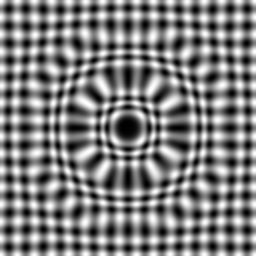
#> input picture Analisis FCD/Images/test image displaced.tiff, 256 x 256 px
$ python -i find_peaks.py   (imports and definitions only)
#> lines starting #> are read from the running program, lines starting #| are printed output that depends on the picture; after the words box and inside, x2 and y2 are one past the last pixel; in counts of white or black regions, pixels touching at a corner belong together
#> further down, picture is the input picture: shape (256, 256); min 0, max 254, mean 126.4
### Analisis FCD/pyfcd/kspace.py
import functools

import numpy as np
from numpy.fft import fftshift, fftfreq


@functools.lru_cache
def pixel2kspace_func(img_shape, cal=1):
    k_space_rows = fftshift(fftfreq(img_shape[0], cal / (2.0 * np.pi)))
    k_space_cols = fftshift(fftfreq(img_shape[1], cal / (2.0 * np.pi)))
    return lambda p: np.array([k_space_rows[p[0]], k_space_cols[p[1]]])


def pixel2kspace(img_shape, location, cal=1):
    return pixel2kspace_func(img_shape, cal)(location)

### Analisis FCD/pyfcd/find_peaks.py
import imageio
import numpy as np
from numpy import array
from scipy.fft import fft2, fftshift, fftfreq
from skimage.measure import regionprops, label

from pyfcd.kspace import pixel2kspace


def peaks(img: array, thresshold, no_peaks, subpixel=False):
    if subpixel:
        raise NotImplementedError()

    blob_img = img > thresshold

    # make the borders false
    blob_img[0] *= False
    blob_img[-1] *= False
    blob_img[..., 0] *= False
    blob_img[..., -1] *= False

    blob_data = regionprops(label(blob_img.astype(np.uint8)))

    def blob_max_pixel_intensity(blob):
        pixels_with_coords = [(img[tuple(c)], c) for c in blob.coords]
        return max(pixels_with_coords, key=lambda x: x[0])

    blobs_with_max_intensity_and_coord = [blob_max_pixel_intensity(blob) for blob in blob_data]
    sorted_blobs = sorted(blobs_with_max_intensity_and_coord, key=lambda x: x[0])
    return [peak[1] for peak in sorted_blobs[:no_peaks]] # return the coordinates


def find_peaks(img):
    i_fft = fftshift(np.abs(fft2(img - np.mean(img))))

    #TODO: optimize by doing calculating the radius in pixels, and use the disc function in skimage.draw, like in fcd.py:mask()
    def highpass_mask():
        k_space_rows = fftshift(fftfreq(i_fft.shape[0], 1 / (2.0 * np.pi)))
#> k_space_rows = 256 values from -3.14 to 3.12
        k_space_cols = fftshift(fftfreq(i_fft.shape[1], 1 / (2.0 * np.pi)))
#> k_space_cols = 256 values from -3.14 to 3.12
        kmin = 4 * np.pi / min(img.shape)
        wavenumbers_mesh = np.meshgrid(k_space_rows, k_space_cols, indexing='ij')
        return (wavenumbers_mesh[0]**2 + wavenumbers_mesh[1]**2) > kmin**2

    i_fft *= highpass_mask()
#> i_fft: shape (256, 256) float64; min 0, max 1596771.2, mean 1499.8
    threshold = 0.5 * np.max(i_fft)
#> threshold = 798385.6

    peak_locations = peaks(i_fft, threshold, 4)
#> in peaks, `blob_img = img > thresshold`:
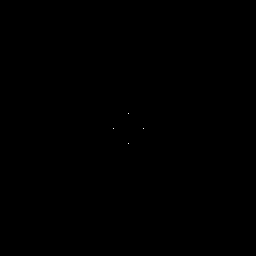
#> blob_img: shape (256, 256) bool; 0.01% white in thin lines or dots, all inside (x1, y1, x2, y2) = (113, 113, 144, 144)
#> in peaks, `blob_data = regionprops(label(blob_img.astype(np.uint8)))`: blob_data = 4 regions; box (x1, y1, x2, y2) and area: (128, 113, 129, 114) 1, (113, 128, 114, 129) 1, (143, 128, 144, 129) 1, (128, 143, 129, 144) 1
#> in peaks, `blobs_with_max_intensity_and_coord = [blob_max_pixel_intensity(blob) f..`: blobs_with_max_intensity_and_coord = [(1596771.2, [113, 128]), (1596771.2, [128, 113]), (1596771.2, [128, 143]), (1596771.2, [143, 128])]
#> in peaks, `sorted_blobs = sorted(blobs_with_max_intensity_and_coord, key=lambda x..`: sorted_blobs has the same summary as blobs_with_max_intensity_and_coord
#> peak_locations = [[113, 128], [128, 113], [128, 143], [143, 128]]
    rightmost_peak = min(peak_locations, key=lambda p: abs(np.arctan2(*pixel2kspace(i_fft.shape, p))))
#> rightmost_peak = [128, 143]
    perpendicular_peak = min(peak_locations, key=lambda p: abs(np.dot(pixel2kspace(i_fft.shape, p), pixel2kspace(i_fft.shape, rightmost_peak))))
#> perpendicular_peak = [113, 128]

    return rightmost_peak, perpendicular_peak

>>> import cv2
>>> picture = cv2.imread('../Images/test image displaced.tiff', cv2.IMREAD_GRAYSCALE)
>>> result = find_peaks(picture)
#> result = ([128, 143], [113, 128])
